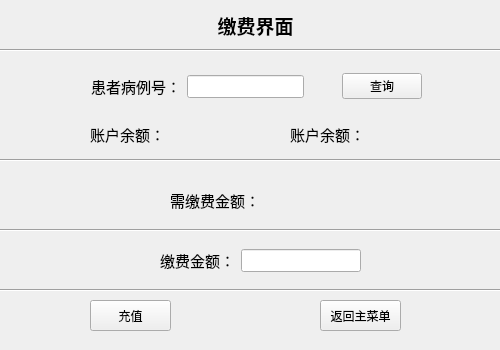
<?xml version="1.0" encoding="UTF-8"?>
<ui version="4.0">
 <class>Charge</class>
 <widget class="QWidget" name="Charge">
  <property name="geometry">
   <rect>
    <x>0</x>
    <y>0</y>
    <width>500</width>
    <height>350</height>
   </rect>
  </property>
  <property name="windowTitle">
   <string>Form</string>
  </property>
  <widget class="QLabel" name="label">
   <property name="geometry">
    <rect>
     <x>200</x>
     <y>10</y>
     <width>111</width>
     <height>31</height>
    </rect>
   </property>
   <property name="text">
    <string>&lt;html&gt;&lt;head/&gt;&lt;body&gt;&lt;p align=&quot;center&quot;&gt;&lt;span style=&quot; font-size:14pt; font-weight:700;&quot;&gt;缴费界面&lt;/span&gt;&lt;/p&gt;&lt;/body&gt;&lt;/html&gt;</string>
   </property>
  </widget>
  <widget class="Line" name="line">
   <property name="geometry">
    <rect>
     <x>0</x>
     <y>40</y>
     <width>511</width>
     <height>20</height>
    </rect>
   </property>
   <property name="orientation">
    <enum>Qt::Orientation::Horizontal</enum>
   </property>
  </widget>
  <widget class="Line" name="line_2">
   <property name="geometry">
    <rect>
     <x>-10</x>
     <y>150</y>
     <width>521</width>
     <height>20</height>
    </rect>
   </property>
   <property name="orientation">
    <enum>Qt::Orientation::Horizontal</enum>
   </property>
  </widget>
  <widget class="Line" name="line_3">
   <property name="geometry">
    <rect>
     <x>-10</x>
     <y>220</y>
     <width>511</width>
     <height>20</height>
    </rect>
   </property>
   <property name="orientation">
    <enum>Qt::Orientation::Horizontal</enum>
   </property>
  </widget>
  <widget class="QPushButton" name="chargeButton">
   <property name="geometry">
    <rect>
     <x>90</x>
     <y>300</y>
     <width>81</width>
     <height>31</height>
    </rect>
   </property>
   <property name="text">
    <string>充值</string>
   </property>
  </widget>
  <widget class="QPushButton" name="backButton">
   <property name="geometry">
    <rect>
     <x>320</x>
     <y>300</y>
     <width>81</width>
     <height>31</height>
    </rect>
   </property>
   <property name="text">
    <string>返回主菜单</string>
   </property>
  </widget>
  <widget class="QWidget" name="layoutWidget">
   <property name="geometry">
    <rect>
     <x>90</x>
     <y>120</y>
     <width>166</width>
     <height>30</height>
    </rect>
   </property>
   <layout class="QHBoxLayout" name="horizontalLayout_3">
    <item>
     <widget class="QLabel" name="label_3">
      <property name="font">
       <font>
        <pointsize>11</pointsize>
       </font>
      </property>
      <property name="text">
       <string>&lt;html&gt;&lt;head/&gt;&lt;body&gt;&lt;p&gt;账户余额：&lt;/p&gt;&lt;/body&gt;&lt;/html&gt;</string>
      </property>
     </widget>
    </item>
    <item>
     <widget class="QLabel" name="nameLabel">
      <property name="font">
       <font>
        <pointsize>11</pointsize>
       </font>
      </property>
      <property name="text">
       <string>&lt;html&gt;&lt;head/&gt;&lt;body&gt;&lt;p&gt;&lt;br/&gt;&lt;/p&gt;&lt;/body&gt;&lt;/html&gt;</string>
      </property>
     </widget>
    </item>
   </layout>
  </widget>
  <widget class="QWidget" name="layoutWidget">
   <property name="geometry">
    <rect>
     <x>290</x>
     <y>120</y>
     <width>161</width>
     <height>30</height>
    </rect>
   </property>
   <layout class="QHBoxLayout" name="horizontalLayout_4">
    <item>
     <widget class="QLabel" name="label_5">
      <property name="text">
       <string>&lt;html&gt;&lt;head/&gt;&lt;body&gt;&lt;p&gt;&lt;span style=&quot; font-size:11pt;&quot;&gt;账户余额：&lt;/span&gt;&lt;/p&gt;&lt;/body&gt;&lt;/html&gt;</string>
      </property>
     </widget>
    </item>
    <item>
     <widget class="QLabel" name="balanceLabel">
      <property name="font">
       <font>
        <pointsize>11</pointsize>
       </font>
      </property>
      <property name="text">
       <string>&lt;html&gt;&lt;head/&gt;&lt;body&gt;&lt;p&gt;&lt;br/&gt;&lt;/p&gt;&lt;/body&gt;&lt;/html&gt;</string>
      </property>
     </widget>
    </item>
   </layout>
  </widget>
  <widget class="QWidget" name="layoutWidget">
   <property name="geometry">
    <rect>
     <x>170</x>
     <y>180</y>
     <width>181</width>
     <height>41</height>
    </rect>
   </property>
   <layout class="QHBoxLayout" name="horizontalLayout_5">
    <item>
     <widget class="QLabel" name="label_7">
      <property name="text">
       <string>&lt;html&gt;&lt;head/&gt;&lt;body&gt;&lt;p&gt;&lt;span style=&quot; font-size:11pt;&quot;&gt;需缴费金额：&lt;/span&gt;&lt;/p&gt;&lt;/body&gt;&lt;/html&gt;</string>
      </property>
     </widget>
    </item>
    <item>
     <widget class="QLabel" name="costLabel">
      <property name="text">
       <string>&lt;html&gt;&lt;head/&gt;&lt;body&gt;&lt;p&gt;&lt;span style=&quot; font-size:11pt;&quot;&gt;&lt;br/&gt;&lt;/span&gt;&lt;/p&gt;&lt;/body&gt;&lt;/html&gt;</string>
      </property>
     </widget>
    </item>
   </layout>
  </widget>
  <widget class="QWidget" name="layoutWidget">
   <property name="geometry">
    <rect>
     <x>160</x>
     <y>240</y>
     <width>201</width>
     <height>41</height>
    </rect>
   </property>
   <layout class="QHBoxLayout" name="horizontalLayout_6">
    <item>
     <widget class="QLabel" name="label_9">
      <property name="text">
       <string>&lt;html&gt;&lt;head/&gt;&lt;body&gt;&lt;p&gt;&lt;span style=&quot; font-size:11pt;&quot;&gt;缴费金额：&lt;/span&gt;&lt;/p&gt;&lt;/body&gt;&lt;/html&gt;</string>
      </property>
     </widget>
    </item>
    <item>
     <widget class="QLineEdit" name="chargeEdit">
      <property name="font">
       <font>
        <pointsize>10</pointsize>
       </font>
      </property>
     </widget>
    </item>
   </layout>
  </widget>
  <widget class="Line" name="line_4">
   <property name="geometry">
    <rect>
     <x>-10</x>
     <y>280</y>
     <width>511</width>
     <height>20</height>
    </rect>
   </property>
   <property name="orientation">
    <enum>Qt::Orientation::Horizontal</enum>
   </property>
  </widget>
  <widget class="QWidget" name="layoutWidget">
   <property name="geometry">
    <rect>
     <x>91</x>
     <y>61</y>
     <width>331</width>
     <height>51</height>
    </rect>
   </property>
   <layout class="QHBoxLayout" name="horizontalLayout_2">
    <item>
     <layout class="QHBoxLayout" name="horizontalLayout">
      <item>
       <widget class="QLabel" name="label_2">
        <property name="text">
         <string>&lt;html&gt;&lt;head/&gt;&lt;body&gt;&lt;p&gt;&lt;span style=&quot; font-size:11pt;&quot;&gt;患者病例号：&lt;/span&gt;&lt;/p&gt;&lt;/body&gt;&lt;/html&gt;</string>
        </property>
       </widget>
      </item>
      <item>
       <widget class="QLineEdit" name="idEdit">
        <property name="font">
         <font>
          <pointsize>10</pointsize>
         </font>
        </property>
       </widget>
      </item>
     </layout>
    </item>
    <item>
     <spacer name="horizontalSpacer">
      <property name="orientation">
       <enum>Qt::Orientation::Horizontal</enum>
      </property>
      <property name="sizeHint" stdset="0">
       <size>
        <width>40</width>
        <height>20</height>
       </size>
      </property>
     </spacer>
    </item>
    <item>
     <widget class="QPushButton" name="searchButton">
      <property name="font">
       <font>
        <pointsize>9</pointsize>
       </font>
      </property>
      <property name="text">
       <string>查询</string>
      </property>
     </widget>
    </item>
   </layout>
  </widget>
 </widget>
 <resources/>
 <connections/>
</ui>
